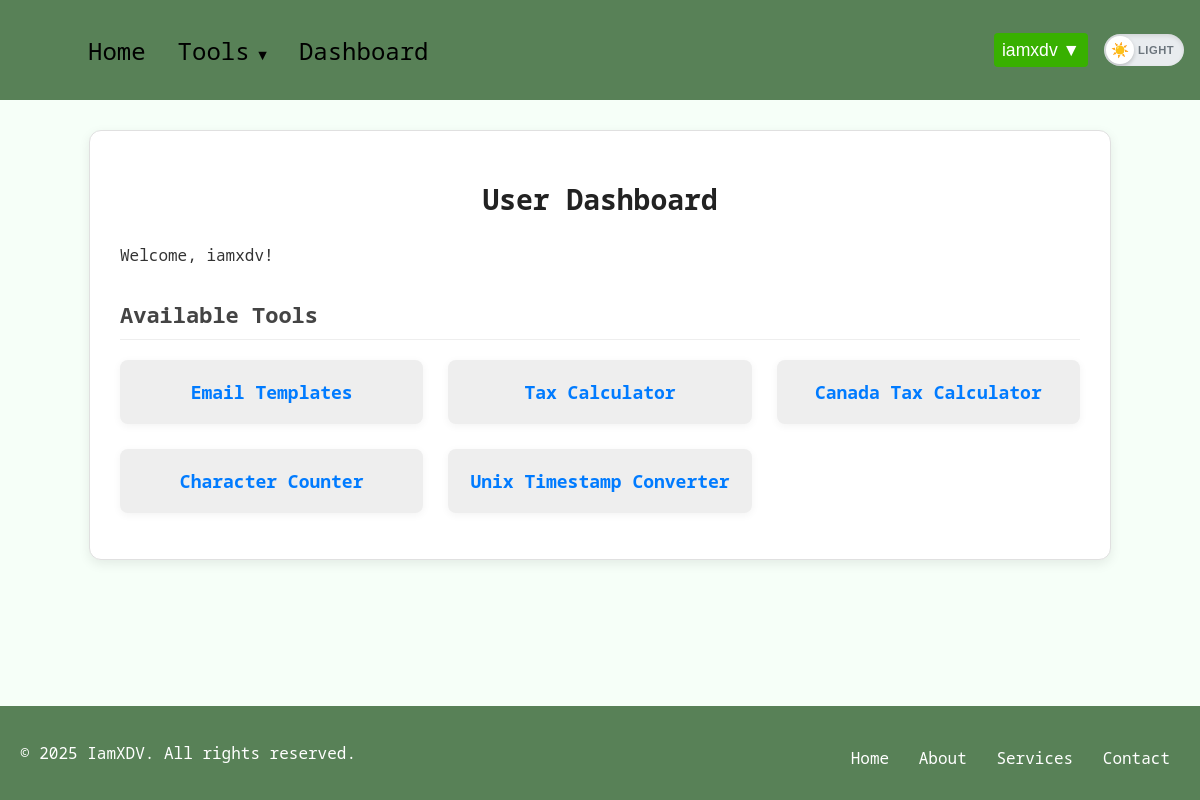
Page /user_dashboard (signed in) on the committed database.
### model/users.py (models this page shows, shortened)
class User(db.Model):
    __tablename__ = "users"
    id = db.Column(db.Integer, primary_key=True, autoincrement=True)
    fname = db.Column(db.String(50), nullable=False)
    lname = db.Column(db.String(50), nullable=False)
    address = db.Column(db.String(200), nullable=False)
    city = db.Column(db.String(50), nullable=False)
    state = db.Column(db.String(50), nullable=False)
    zip = db.Column(db.String(10), nullable=False)
    username = db.Column(db.String(50), unique=True, nullable=False)
    email = db.Column(db.String(100), unique=True, nullable=False)
    password = db.Column("password", db.String(128), nullable=False)
    role = db.Column(db.String(20), nullable=False)
    usage_logs = db.relationship(
        "UsageLog", back_populates="user", cascade="all, delete-orphan"
    )
    tool_access = db.relationship(
        "ToolAccess", back_populates="user", cascade="all, delete-orphan"
    )
    email_templates = db.relationship(
        "EmailTemplate", order_by="EmailTemplate.id",
        back_populates="user", cascade="all, delete-orphan"
    )
    __mapper_args__ = {"polymorphic_identity": "user", "polymorphic_on": role}

### model/tools.py (models this page shows, shortened)
class ToolAccess(db.Model):
    __tablename__ = "tool_access"
    id = db.Column(db.Integer, primary_key=True, autoincrement=True)
    user_id = db.Column(db.Integer, db.ForeignKey("users.id"), nullable=False)
    tool_name = db.Column(db.String(100), nullable=False)
    user = db.relationship("User", back_populates="tool_access")

### routes/user_routes.py (the view)
@user.route("/user_dashboard", methods=["GET"])
def user_dashboard():
    logging.debug("Entering user_dashboard route")
    if "logged_in" not in session:
        logging.debug("User not logged in, redirecting to login")
        return redirect(url_for("auth.login"))
    role = session.get("role")
    logging.debug(f"User role: {role}")
    if role == "admin":
        logging.debug("Redirecting admin to admin_dashboard")
        return redirect(url_for("admin.admin_dashboard"))
    elif role == "super_admin":
        logging.debug("Redirecting super_admin to superadmin_dashboard")
        return redirect(url_for("admin.superadmin_dashboard"))
    username = session.get("username")
    logging.debug(f"Username: {username}")
    user = User.query.filter_by(username=username).first()
    if user:
        user_tools = [access.tool_name for access in ToolAccess.query.filter_by(user_id=user.id).all()]
        logging.debug(f"User tools: {user_tools}")
        session["user_tools"] = user_tools  # Update session
        return render_template("user_dashboard.html", user=user, user_tools=user_tools)
    else:
        logging.error(f"User not found for username: {username}")
        flash("User not found. Please log in again.", "error")
        return redirect(url_for("auth.logout"))

### templates/user_dashboard.html (shortened to what this page needs)
{% extends "base.html" %}
{% block content %}
{% block styles %}
<link rel="stylesheet" href="{{ url_for('static', filename='css/user_dashboard.css') }}">
{% endblock %}
<div class="user-dashboard-container">
    <h1>User Dashboard</h1>
    <p>Welcome, {{ session['username'] }}!</p>
    <h2>Available Tools</h2>
    <ul class="tool-list">
    {% for tool in user_tools %}
        <li class="tool-card"><a href="{{ url_for('tool.check_tool_access', tool_name=tool) }}">{{ tool }}</a></li>
    {% endfor %}
    </ul>
</div>
{% endblock %}

### templates/base.html (shortened to what this page needs)
<!DOCTYPE html>
<html lang="en">
  <head>
    <link
      rel="stylesheet"
      href="{{ url_for('static', filename='css/base.css') }}"
    />
    {% block styles %} {% endblock %}
  </head>
  <body class="light-theme">
    <nav class="navbar">
      <div class="navbar-container">
        <div class="navbar-collapse" id="navbar-collapse">
          <ul class="navbar-nav">
            <li class="nav-item">
              <a href="{{ url_for('user.index') }}" class="nav-link">Home</a>
            </li>
            {% if 'logged_in' in session %}
            <li class="nav-item dropdown">
              <a href="#" class="nav-link dropdown-toggle">Tools</a>
            </li>
            <li class="nav-item">
              <a href="{{ url_for('user.user_dashboard') }}" class="nav-link"
                >Dashboard</a
              >
            </li>
            {% endif %}
          </ul>
          <div class="navbar-right">
            {% if 'logged_in' in session %}
            <div class="user-dropdown">
              <button class="dropbtn">
                {{ session.get('username', 'User') }} ▼
              </button>
            </div>
            {% else %}
            <a href="{{ url_for('auth.login') }}" class="btn">Login</a>
            <a href="{{ url_for('auth.register_step1') }}" class="btn"
              >Sign Up</a
            >
            {% endif %}
            <button class="theme-toggle-btn" role="switch" aria-checked="false" aria-label="Toggle theme">
              <span class="theme-toggle-track">
                <span class="theme-toggle-thumb">
                  <span class="theme-toggle-icon sun">☀️</span>
                </span>
                <span class="theme-toggle-text light">Light</span>
              </span>
            </button>
          </div>
        </div>
      </div>
    </nav>
    <div class="container">
      {% block content %}{% endblock %}
    </div>
    {% block footer %}
    <footer class="site-footer">
      <div class="footer-container">
        <p>&copy; 2025 IamXDV. All rights reserved.</p>
        <nav class="footer-nav">
          <ul>
            <li><a href="{{ url_for('user.index') }}">Home</a></li>
            <li><a href="{{ url_for('user.about_page') }}">About</a></li>
            <li><a href="#">Services</a></li>
            <li><a href="{{ url_for('contact.contact_page') }}">Contact</a></li>
          </ul>
        </nav>
      </div>
    </footer>
    {% endblock %}
  </body>
</html>

### static/css/base.css (style rules this page uses)
html, body { height: 100%; margin: 0; display: flex; flex-direction: column; }
.container { flex: 1; }
.light-theme { font-family: 'Noto Sans Mono', monospace; background-color: #f6fff8; }
.navbar { background-color: #588157; padding: 0.3rem 1rem; position: relative; }
.navbar-container { display: flex; align-items: center; justify-content: space-between; }
.navbar-collapse { display: flex; align-items: center; width: 100%; }
.navbar-nav { list-style: none; display: flex; align-items: center; flex-grow: 1; font-size: 1.5em; margin-left: 1rem; }
.nav-item { position: relative; }
.nav-link { display: block; padding: 0.3rem 1rem; color: #000; text-decoration: none; }
.dropdown { position: relative; }
.dropdown-toggle::after { content: ' ▼'; font-size: 0.6em; }
.navbar-right { display: flex; align-items: center; font-size: 1.1em; }
.user-dropdown { position: relative; display: inline-block; }
.dropbtn { background-color: #4caf50; color: white; padding: 10px; font-size: 16px; border: none; cursor: pointer; }
.user-dropdown { margin-right: 1rem; }
.dropbtn { padding: 0.4rem 0.5rem; cursor: pointer; border: none; background-color: #38b000; color: #fff; border-radius: 0.25rem; font-size: 1em; }
.theme-toggle-btn { --toggle-width: 80px; --toggle-height: 32px; --toggle-padding: 2px; --thumb-size: calc(var(--toggle-height) - (var(--toggle-padding) * 2)); --thumb-offset: calc(var(--toggle-width) - var(--thumb-size) - (var(--toggle-padding) * 2)); background: transparent; border: none; padding: 0; margin: 0; cursor: pointer; width: var(--toggle-width); height: var(--toggle-height); position: relative; overflow: visible; outline: none; }
.theme-toggle-track { display: flex; align-items: center; width: 100%; height: 100%; background: #e9ecef; border-radius: 9999px; position: relative; transition: background-color 0.3s ease; box-shadow: inset 0 2px 4px rgba(0, 0, 0, 0.1); overflow: hidden; }
.theme-toggle-thumb { position: absolute; left: var(--toggle-padding); top: 50%; transform: translateY(-50%); width: var(--thumb-size); height: var(--thumb-size); background: #fff; border-radius: 50%; transition: transform 0.3s cubic-bezier(0.4, 0, 0.2, 1); display: flex; align-items: center; justify-content: center; box-shadow: 0 2px 4px rgba(0, 0, 0, 0.2); z-index: 2; }
.theme-toggle-icon { font-size: 0.9rem; line-height: 1; position: absolute; transition: opacity 0.3s ease, transform 0.3s ease; }
.theme-toggle-icon.sun { opacity: 1; transform: scale(1) rotate(0deg); }
.theme-toggle-text { position: absolute; top: 50%; transform: translateY(-50%); font-size: 0.7rem; font-weight: 600; text-transform: uppercase; letter-spacing: 0.5px; transition: all 0.3s ease; pointer-events: none; text-shadow: none; opacity: 0; will-change: opacity; }
.theme-toggle-text.light { left: calc(var(--thumb-size) + (var(--toggle-padding) * 3)); color: #6c757d; }
.theme-toggle-text.light { opacity: 1; }
body { transition: background-color 0.3s ease, color 0.3s ease; }
.navbar-nav { justify-content: flex-start; }
.navbar-right { justify-content: flex-end; }
.site-footer { background-color: var( --footer-background-color, #588157 ); font-family: 'Noto Sans Mono', monospace; padding: 20px; text-align: center; }
.footer-container { display: flex; flex-direction: column; justify-content: center; align-items: center; color: var(--footer-text-color, white); }
.footer-nav ul { list-style-type: none; padding: 0; margin: 10px 0 0; }
.footer-nav ul li { display: inline; margin: 0 10px; }
.footer-nav ul li a { color: var(--footer-text-color, white); text-decoration: none; transition: color 0.3s ease; }
@media (min-width: 768px) { .footer-container { flex-direction: row; justify-content: space-between; } }

### rows in the picture
User: get "iamxdv", username "iamxdv"
ToolAccess: tool_name "Email Templates"
ToolAccess: tool_name "Tax Calculator"
ToolAccess: tool_name "Canada Tax Calculator"
ToolAccess: tool_name "Character Counter"
ToolAccess: tool_name "Unix Timestamp Converter"
